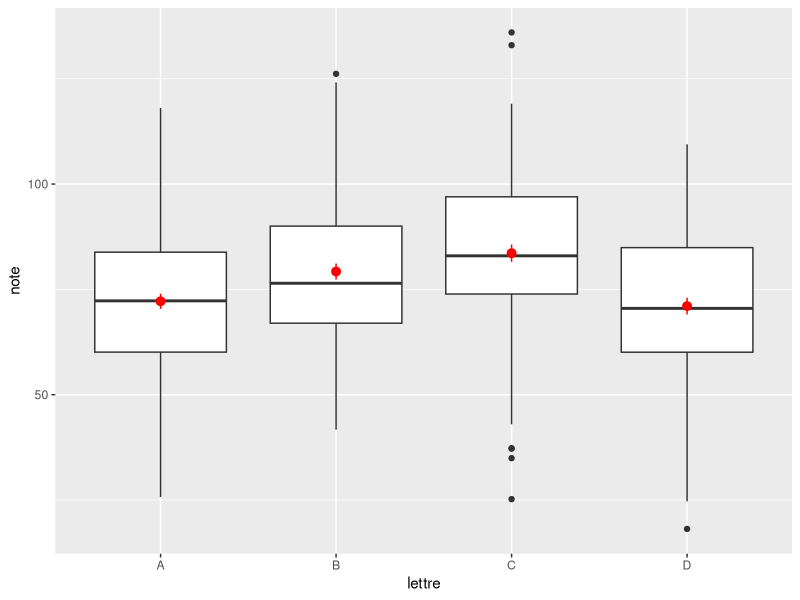

Write R code to recreate this figure.
library(tidyverse)

# Pratique d'une ANOVA
# Ici, on va générer des données,
# donc on sait déjà où sont les différences
# dans les populations en question.
#
# Nos données simulées :

set.seed(1)
groupes <- tibble(
  A = rnorm(100, mean = 70, sd = 20),
  B = rnorm(100, mean = 80, sd = 20),
  C = rnorm(100, mean = 83, sd = 20),
  D = rnorm(100, mean = 70, sd = 20)
)

# 1. Calculez les moyennes/écarts-types :
# Il faut transformer les données avant
# de commencer (le tableau n'est pas tidy)
long <- groupes |> 
  pivot_longer(names_to = "lettre",
               values_to = "note",
               cols = A:D)

# Moyennes et écarts-types :
long |> 
  summarize(M = mean(note),
            ET = sd(note),
            .by = lettre)

# 2. Visualisez les données (créez une figure) :
# boxplot, stat_summary, ...
ggplot(data = long, aes(x = lettre, y = note)) +
  geom_boxplot() +
  stat_summary(color = "red")


# 3. L'ANOVA :
mon_anova <- aov(note ~ lettre, data = long)
summary(mon_anova)

# 4. L'hypothèse nulle; les comparaisons :
TukeyHSD(mon_anova)

# 5. Des erreurs (type 1 et 2) :
# Il y a deux erreurs de type 2
# Les comparaisons nous donnent des valeurs
# p non significatives pour B-A et  C-B. Toutefois,
# on sait A et B sont différents, et on sait que
# B et C sont différents aussi, vu qu'on a simulé
# les données nous mêmes.


# Le code utilisé ici est le même du chapitre 5.